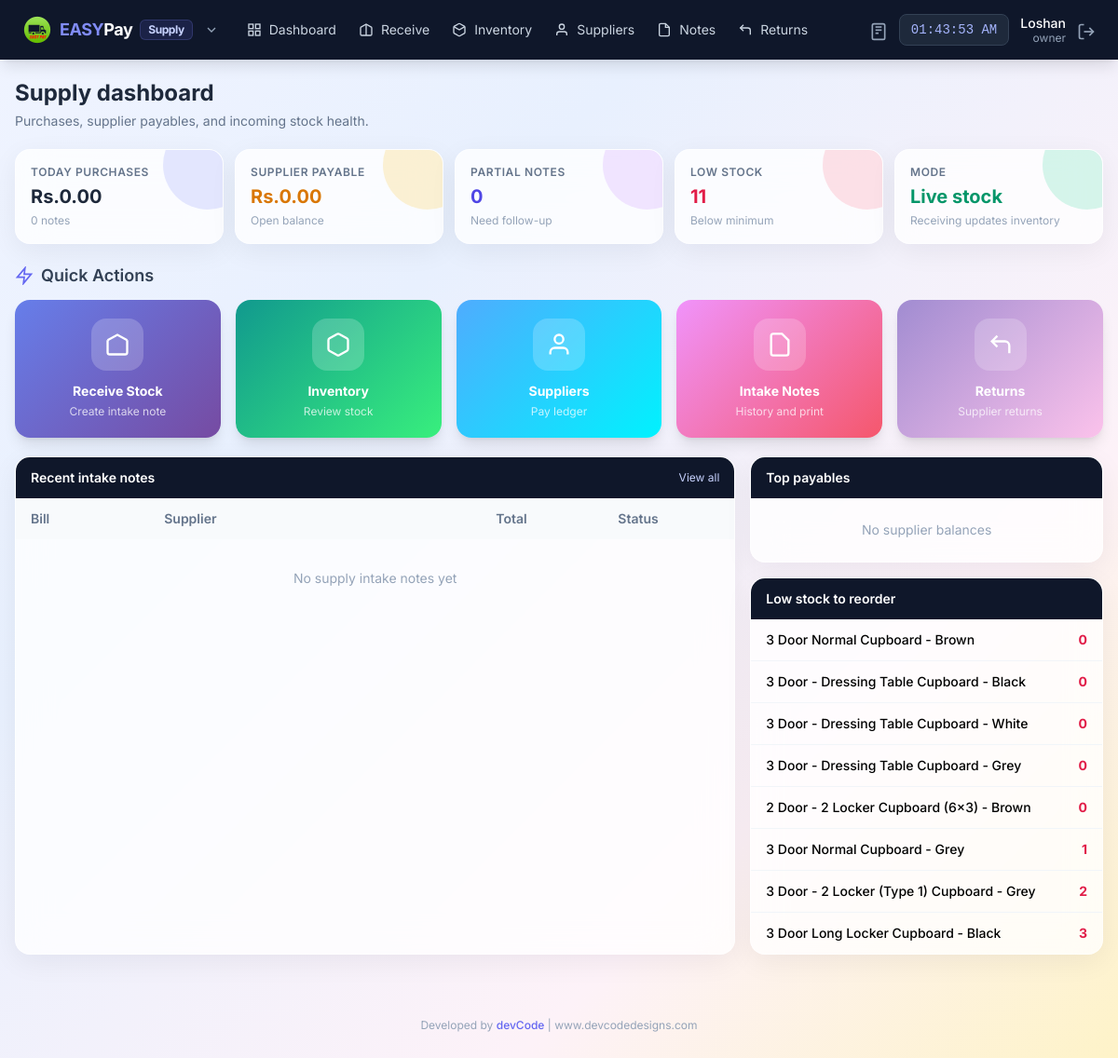
Before: /supply/dashboard (signed in) with the older database file.
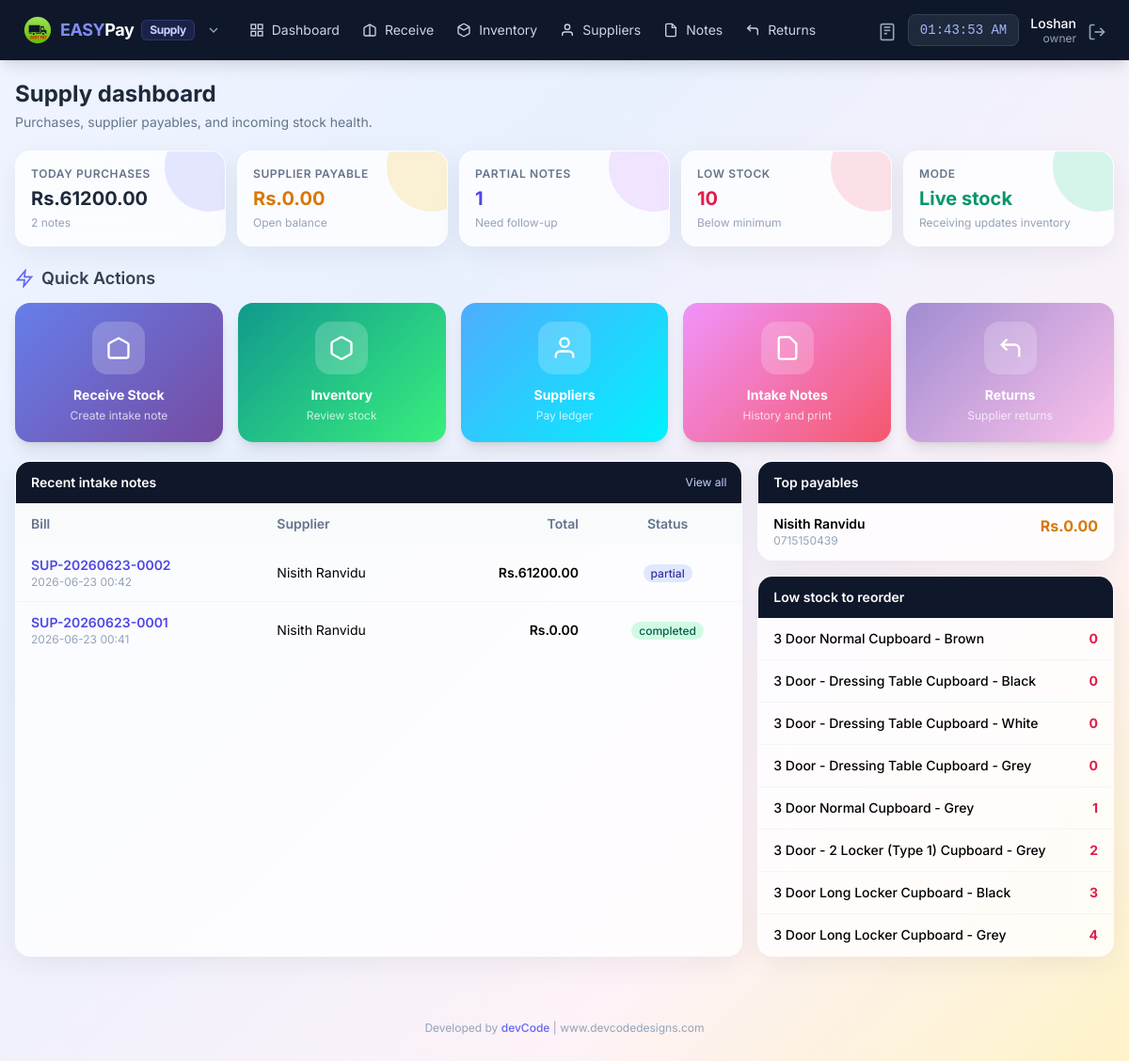
After: the same page with the newer database file.
### app/models/product.py (models this page shows, shortened)
class Product(db.Model):
    __tablename__ = 'products'
    id = db.Column(db.Integer, primary_key=True)
    barcode = db.Column(db.String(50), unique=True, index=True)
    name = db.Column(db.String(200), nullable=False)
    description = db.Column(db.Text)
    category = db.Column(db.String(100))
    sku = db.Column(db.String(50), unique=True)
    cost_price = db.Column(db.Float, default=0.0)  # What warehouse paid
    retail_price = db.Column(db.Float, default=0.0)  # Regular selling price
    wholesale_price = db.Column(db.Float, default=0.0)  # Price for credit/bulk customers
    stock_quantity = db.Column(db.Integer, default=0)
    min_stock_level = db.Column(db.Integer, default=5)
    is_active = db.Column(db.Boolean, default=True)
    added_by = db.Column(db.Integer, db.ForeignKey('users.id'))
    created_at = db.Column(db.DateTime, default=datetime.now)
    updated_at = db.Column(db.DateTime, default=datetime.now, onupdate=datetime.now)
    stock_movements = db.relationship('StockMovement', backref='product', lazy=True)

### app/models/supply.py (models this page shows, shortened)
class SupplyBill(db.Model):
    __tablename__ = 'supply_bills'
    id = db.Column(db.Integer, primary_key=True)
    bill_number = db.Column(db.String(24), unique=True, index=True, nullable=False)
    supplier_invoice = db.Column(db.String(80), index=True)
    supplier_id = db.Column(db.Integer, db.ForeignKey('suppliers.id'), nullable=False)
    user_id = db.Column(db.Integer, db.ForeignKey('users.id'), nullable=False)
    bill_date = db.Column(db.DateTime, default=datetime.now)
    subtotal = db.Column(db.Float, default=0.0)
    discount_amount = db.Column(db.Float, default=0.0)
    total = db.Column(db.Float, default=0.0)
    paid_amount = db.Column(db.Float, default=0.0)
    balance_amount = db.Column(db.Float, default=0.0)
    payment_method = db.Column(db.String(20), default='credit')
    payment_status = db.Column(db.String(20), default='pending')
    notes = db.Column(db.Text)
    is_cancelled = db.Column(db.Boolean, default=False)
    created_at = db.Column(db.DateTime, default=datetime.now)
    updated_at = db.Column(db.DateTime, default=datetime.now, onupdate=datetime.now)
    supplier = db.relationship('Supplier', backref='supply_bills')
    creator = db.relationship('User', backref='supply_bills')
    items = db.relationship('SupplyBillItem', backref='bill', lazy=True, cascade='all, delete-orphan')
    returns = db.relationship('SupplyReturn', backref='bill', lazy=True)
    payments = db.relationship('SupplierPayment', backref='supply_bill', lazy=True)

### app/models/supplier.py (models this page shows, shortened)
class Supplier(db.Model):
    __tablename__ = 'suppliers'
    id = db.Column(db.Integer, primary_key=True)
    name = db.Column(db.String(100), nullable=False)
    phone = db.Column(db.String(20), unique=True, nullable=False)
    email = db.Column(db.String(120))
    address = db.Column(db.Text)
    nic = db.Column(db.String(20), unique=True, nullable=False)
    balance = db.Column(db.Float, default=0.0)  # Positive = you owe them
    total_purchases = db.Column(db.Float, default=0.0)  # Total bought from them
    total_paid = db.Column(db.Float, default=0.0)  # Total paid to them
    linked_customer_id = db.Column(db.Integer, db.ForeignKey('customers.id'), nullable=True)
    linked_customer = db.relationship('Customer', foreign_keys=[linked_customer_id])
    is_active = db.Column(db.Boolean, default=True)
    notes = db.Column(db.Text)
    created_at = db.Column(db.DateTime, default=datetime.now)
    updated_at = db.Column(db.DateTime, default=datetime.now, onupdate=datetime.now)
    payments = db.relationship('SupplierPayment', backref='supplier_rel', lazy=True)

### app/routes/supply.py (the view)
@supply_bp.route('/dashboard')
@login_required
def dashboard():
    today = datetime.now().date()
    today_bills = SupplyBill.query.filter(
        db.func.date(SupplyBill.created_at) == today,
        SupplyBill.is_cancelled == False
    ).all()
    recent_bills = SupplyBill.query.filter_by(is_cancelled=False).order_by(SupplyBill.created_at.desc()).limit(8).all()
    top_suppliers = Supplier.query.filter_by(is_active=True).order_by(Supplier.balance.desc()).limit(6).all()
    low_stock = Product.query.filter(
        Product.is_active == True,
        Product.stock_quantity <= Product.min_stock_level
    ).order_by(Product.stock_quantity.asc()).limit(8).all()
    stats = {
        'today_total': sum(b.total or 0 for b in today_bills),
        'today_count': len(today_bills),
        'total_payable': db.session.query(db.func.sum(Supplier.balance)).filter(Supplier.is_active == True).scalar() or 0,
        'partial_count': SupplyBill.query.filter(
            SupplyBill.payment_status == 'partial',
            SupplyBill.is_cancelled == False
        ).count(),
        'low_stock_count': Product.query.filter(
            Product.is_active == True,
            Product.stock_quantity <= Product.min_stock_level
        ).count(),
    }
    return render_template(
        'supply/dashboard.html',
        stats=stats,
        recent_bills=recent_bills,
        top_suppliers=top_suppliers,
        low_stock=low_stock,
    )

### app/models/user.py (called while the page is built)
@login_manager.user_loader
def load_user(user_id):
    return User.query.get(int(user_id))

### app/templates/supply/dashboard.html (shortened to what the changed rows need)
{% extends "supply/base_supply.html" %}
{% block content %}
<div class="max-w-7xl mx-auto px-4 py-5">
    <div class="flex flex-col sm:flex-row justify-between items-start sm:items-center gap-3 mb-5">
        <div>
            <h1 class="text-2xl font-bold text-slate-800">Supply dashboard</h1>
        </div>
    </div>
    <div class="grid grid-cols-2 lg:grid-cols-5 gap-3 mb-5">
        <div class="stat-card glass-card rounded-2xl p-4 relative overflow-hidden">
            <div class="relative">
                <div>
                    <p class="text-xs uppercase tracking-wider text-slate-500 font-semibold">Today purchases</p>
                    <p class="text-xl font-bold text-slate-800 mt-1">Rs.{{ "%.2f"|format(stats.today_total) }}</p>
                    <p class="text-xs text-slate-400 mt-1">{{ stats.today_count }} note{{ '' if stats.today_count == 1 else 's' }}</p>
                </div>
            </div>
        </div>
        <div class="stat-card glass-card rounded-2xl p-4 relative overflow-hidden">
            <div class="relative">
                <div>
                    <p class="text-xs uppercase tracking-wider text-slate-500 font-semibold">Partial notes</p>
                    <p class="text-xl font-bold text-indigo-600 mt-1">{{ stats.partial_count }}</p>
                    <p class="text-xs text-slate-400 mt-1">Need follow-up</p>
                </div>
            </div>
        </div>
        <div class="stat-card glass-card rounded-2xl p-4 relative overflow-hidden">
            <div class="relative">
                <div>
                    <p class="text-xs uppercase tracking-wider text-slate-500 font-semibold">Low stock</p>
                    <p class="text-xl font-bold text-rose-600 mt-1">{{ stats.low_stock_count }}</p>
                    <p class="text-xs text-slate-400 mt-1">Below minimum</p>
                </div>
            </div>
        </div>
    </div>
    <div class="mb-5">
        <h2 class="text-lg font-semibold text-slate-700 mb-3 flex items-center gap-2">
            <svg class="w-5 h-5 text-indigo-500" viewBox="0 0 24 24" fill="none" stroke="currentColor" stroke-width="2"><polygon points="13 2 3 14 12 14 11 22 21 10 12 10 13 2"></polygon></svg>
            Quick Actions
        </h2>
    </div>
    <div class="grid grid-cols-1 lg:grid-cols-3 gap-4">
        <div class="lg:col-span-2 glass-card rounded-2xl overflow-hidden">
            <div class="px-4 py-3 bg-slate-900 text-white flex justify-between items-center">
                <h2 class="text-sm font-semibold">Recent intake notes</h2>
            </div>
            <div class="overflow-x-auto">
                <table class="w-full text-sm">
                    <thead><tr class="bg-slate-50 text-slate-500">
                        <th class="px-4 py-3 text-left font-semibold">Bill</th>
                        <th class="px-4 py-3 text-left font-semibold">Supplier</th>
                        <th class="px-4 py-3 text-right font-semibold">Total</th>
                        <th class="px-4 py-3 text-center font-semibold">Status</th>
                    </tr></thead>
                    <tbody class="divide-y divide-slate-100">
                        {% for bill in recent_bills %}
                        <tr class="hover:bg-slate-50">
                            <td class="px-4 py-3"><a class="font-semibold text-indigo-600" href="{{ url_for('supply.bill_detail', bill_number=bill.bill_number) }}">{{ bill.bill_number }}</a><p class="text-xs text-slate-400">{{ bill.created_at.strftime('%Y-%m-%d %H:%M') }}</p></td>
                            <td class="px-4 py-3">{{ bill.supplier.name if bill.supplier else 'N/A' }}</td>
                            <td class="px-4 py-3 text-right font-semibold">Rs.{{ "%.2f"|format(bill.total) }}</td>
                            <td class="px-4 py-3 text-center"><span class="px-2 py-0.5 rounded-full text-xs font-medium {{ 'bg-emerald-100 text-emerald-800' if bill.payment_status == 'completed' else 'bg-indigo-100 text-indigo-800' if bill.payment_status == 'partial' else 'bg-amber-100 text-amber-800' }}">{{ bill.payment_status }}</span></td>
                        </tr>
                        {% else %}
                        <tr><td colspan="4" class="px-4 py-8 text-center text-slate-400">No supply intake notes yet</td></tr>
                        {% endfor %}
                    </tbody>
                </table>
            </div>
        </div>
        <div class="space-y-4">
            <div class="glass-card rounded-2xl overflow-hidden">
                <div class="divide-y divide-slate-100">
                    {% for supplier in top_suppliers %}
                    <div class="px-4 py-3 flex justify-between gap-3">
                        <div>
                            <p class="font-semibold text-sm">{{ supplier.name }}</p>
                            <p class="text-xs text-slate-400">{{ supplier.phone }}</p>
                        </div>
                        <p class="font-bold text-amber-600 whitespace-nowrap">Rs.{{ "%.2f"|format(supplier.balance or 0) }}</p>
                    </div>
                    {% else %}
                    <div class="px-4 py-6 text-center text-sm text-slate-400">No supplier balances</div>
                    {% endfor %}
                </div>
            </div>
            <div class="glass-card rounded-2xl overflow-hidden">
                <div class="divide-y divide-slate-100">
                    {% for product in low_stock %}
                    <div class="px-4 py-3 flex justify-between gap-3 text-sm">
                        <span class="font-medium">{{ product.name }}</span>
                        <span class="font-bold text-rose-600">{{ product.stock_quantity }}</span>
                    </div>
                    {% else %}
                    <div class="px-4 py-6 text-center text-sm text-slate-400">Stock levels look fine</div>
                    {% endfor %}
                </div>
            </div>
        </div>
    </div>
</div>
{% endblock %}

Changed rows visible on the page:
no longer on this page (row edited): Product: name "2 Door - 2 Locker Cupboard (6x3) - Brown", stock_quantity "0"
added SupplyBill: bill_number "SUP-20260623-0002", created_at "2026-06-23 00:42", supplier "Nisith Ranvidu", total "61200.00", payment_status "partial"
added SupplyBill: bill_number "SUP-20260623-0001", created_at "2026-06-23 00:41", supplier "Nisith Ranvidu", total "0.00", payment_status "completed"
added Supplier: name "Nisith Ranvidu", phone "0715150439", balance "0.00"
now on this page (row unchanged): Product: name "3 Door Long Locker Cupboard - Grey", stock_quantity "4"
Other visible differences:
{{ "%.2f"|format(stats.today_total) }}: "0.00" → "61200.00"
{{ stats.today_count }}: "0" → "2"
{{ stats.partial_count }}: "0" → "1"
{{ stats.low_stock_count }}: "11" → "10"
text no longer shown: "No supply intake notes yet No supplier balances"
